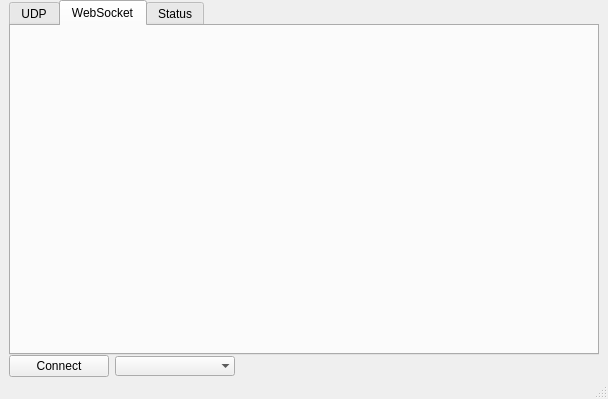
<?xml version="1.0" encoding="UTF-8"?>
<ui version="4.0">
 <class>MainWindow</class>
 <widget class="QMainWindow" name="MainWindow">
  <property name="geometry">
   <rect>
    <x>0</x>
    <y>0</y>
    <width>504</width>
    <height>399</height>
   </rect>
  </property>
  <property name="windowTitle">
   <string>MainWindow</string>
  </property>
  <widget class="QWidget" name="centralwidget">
   <layout class="QVBoxLayout" name="verticalLayout_3">
    <property name="spacing">
     <number>0</number>
    </property>
    <property name="topMargin">
     <number>0</number>
    </property>
    <property name="bottomMargin">
     <number>0</number>
    </property>
    <item>
     <widget class="TabHolder" name="tabs">
      <property name="tabShape">
       <enum>QTabWidget::Rounded</enum>
      </property>
      <property name="currentIndex">
       <number>1</number>
      </property>
      <property name="elideMode">
       <enum>Qt::ElideRight</enum>
      </property>
      <property name="usesScrollButtons">
       <bool>false</bool>
      </property>
      <widget class="QWidget" name="udpTab">
       <attribute name="title">
        <string>UDP</string>
       </attribute>
       <layout class="QVBoxLayout" name="verticalLayout">
        <property name="leftMargin">
         <number>0</number>
        </property>
        <property name="topMargin">
         <number>0</number>
        </property>
        <property name="rightMargin">
         <number>0</number>
        </property>
        <property name="bottomMargin">
         <number>0</number>
        </property>
        <item>
         <widget class="UDPTab" name="udp" native="true"/>
        </item>
       </layout>
      </widget>
      <widget class="QWidget" name="webSocketTab">
       <attribute name="title">
        <string>WebSocket</string>
       </attribute>
       <layout class="QVBoxLayout" name="verticalLayout_2">
        <property name="spacing">
         <number>0</number>
        </property>
        <property name="leftMargin">
         <number>0</number>
        </property>
        <property name="topMargin">
         <number>0</number>
        </property>
        <property name="rightMargin">
         <number>0</number>
        </property>
        <property name="bottomMargin">
         <number>0</number>
        </property>
        <item>
         <widget class="WSTab" name="webSocket" native="true"/>
        </item>
       </layout>
      </widget>
      <widget class="QWidget" name="status">
       <attribute name="title">
        <string>Status</string>
       </attribute>
       <layout class="QGridLayout" name="gridLayout_3">
        <item row="0" column="0">
         <widget class="QGroupBox" name="hubGroup">
          <property name="maximumSize">
           <size>
            <width>300</width>
            <height>16777215</height>
           </size>
          </property>
          <property name="font">
           <font>
            <pointsize>34</pointsize>
           </font>
          </property>
          <property name="title">
           <string>Hub Status</string>
          </property>
          <layout class="QGridLayout" name="hubGroupLayout">
           <item row="0" column="0">
            <widget class="QLabel" name="hubSerialLabel">
             <property name="font">
              <font>
               <pointsize>24</pointsize>
              </font>
             </property>
             <property name="text">
              <string>Serial:</string>
             </property>
            </widget>
           </item>
           <item row="2" column="0">
            <widget class="QLabel" name="hubUptimeLabel">
             <property name="font">
              <font>
               <pointsize>24</pointsize>
              </font>
             </property>
             <property name="text">
              <string>Uptime:</string>
             </property>
            </widget>
           </item>
           <item row="2" column="1">
            <widget class="QLabel" name="hubUptime">
             <property name="font">
              <font>
               <pointsize>24</pointsize>
              </font>
             </property>
             <property name="text">
              <string/>
             </property>
             <property name="measurement" stdset="0">
              <string/>
             </property>
            </widget>
           </item>
           <item row="1" column="1">
            <widget class="QLabel" name="hubFirmware">
             <property name="font">
              <font>
               <pointsize>24</pointsize>
              </font>
             </property>
             <property name="text">
              <string/>
             </property>
             <property name="measurement" stdset="0">
              <string/>
             </property>
            </widget>
           </item>
           <item row="0" column="1">
            <widget class="QLabel" name="hubSerial">
             <property name="font">
              <font>
               <pointsize>24</pointsize>
              </font>
             </property>
             <property name="text">
              <string/>
             </property>
             <property name="measurement" stdset="0">
              <string/>
             </property>
            </widget>
           </item>
           <item row="1" column="0">
            <widget class="QLabel" name="hubFirmwareLabel">
             <property name="font">
              <font>
               <pointsize>24</pointsize>
              </font>
             </property>
             <property name="text">
              <string>Firmware:</string>
             </property>
            </widget>
           </item>
          </layout>
         </widget>
        </item>
        <item row="0" column="1">
         <widget class="QGroupBox" name="deviceGroup">
          <property name="maximumSize">
           <size>
            <width>300</width>
            <height>16777215</height>
           </size>
          </property>
          <property name="font">
           <font>
            <pointsize>34</pointsize>
           </font>
          </property>
          <property name="title">
           <string>Device Status</string>
          </property>
          <layout class="QGridLayout" name="deviceGridLayout">
           <item row="0" column="1">
            <widget class="QLabel" name="deviceSerial">
             <property name="font">
              <font>
               <pointsize>24</pointsize>
              </font>
             </property>
             <property name="text">
              <string/>
             </property>
             <property name="measurement" stdset="0">
              <string/>
             </property>
            </widget>
           </item>
           <item row="1" column="1">
            <widget class="QLabel" name="deviceFirmware">
             <property name="font">
              <font>
               <pointsize>24</pointsize>
              </font>
             </property>
             <property name="text">
              <string/>
             </property>
             <property name="measurement" stdset="0">
              <string/>
             </property>
            </widget>
           </item>
           <item row="1" column="0">
            <widget class="QLabel" name="deviceFirmwareLabel">
             <property name="font">
              <font>
               <pointsize>24</pointsize>
              </font>
             </property>
             <property name="text">
              <string>Firmware:</string>
             </property>
            </widget>
           </item>
           <item row="0" column="0">
            <widget class="QLabel" name="deviceSerialLabel">
             <property name="font">
              <font>
               <pointsize>24</pointsize>
              </font>
             </property>
             <property name="text">
              <string>Serial:</string>
             </property>
            </widget>
           </item>
           <item row="3" column="0">
            <widget class="QLabel" name="deviceSensorsLabel">
             <property name="font">
              <font>
               <pointsize>24</pointsize>
              </font>
             </property>
             <property name="text">
              <string>Sensors:</string>
             </property>
            </widget>
           </item>
           <item row="3" column="1">
            <widget class="QLabel" name="deviceSensors">
             <property name="font">
              <font>
               <pointsize>24</pointsize>
              </font>
             </property>
             <property name="text">
              <string/>
             </property>
             <property name="measurement" stdset="0">
              <string/>
             </property>
            </widget>
           </item>
           <item row="2" column="0">
            <widget class="QLabel" name="deviceUptimeLabel">
             <property name="font">
              <font>
               <pointsize>24</pointsize>
              </font>
             </property>
             <property name="text">
              <string>Uptime:</string>
             </property>
            </widget>
           </item>
           <item row="2" column="1">
            <widget class="QLabel" name="deviceUptime">
             <property name="font">
              <font>
               <pointsize>24</pointsize>
              </font>
             </property>
             <property name="text">
              <string/>
             </property>
             <property name="measurement" stdset="0">
              <string/>
             </property>
            </widget>
           </item>
           <item row="4" column="0">
            <widget class="QLabel" name="deviceBatteryLabel">
             <property name="font">
              <font>
               <pointsize>24</pointsize>
              </font>
             </property>
             <property name="text">
              <string>Battery:</string>
             </property>
            </widget>
           </item>
           <item row="4" column="1">
            <widget class="QLabel" name="deviceBattery">
             <property name="font">
              <font>
               <pointsize>24</pointsize>
              </font>
             </property>
             <property name="text">
              <string/>
             </property>
             <property name="measurement" stdset="0">
              <string/>
             </property>
            </widget>
           </item>
          </layout>
         </widget>
        </item>
       </layout>
      </widget>
     </widget>
    </item>
    <item>
     <widget class="QFrame" name="frame">
      <property name="sizePolicy">
       <sizepolicy hsizetype="Preferred" vsizetype="Minimum">
        <horstretch>0</horstretch>
        <verstretch>0</verstretch>
       </sizepolicy>
      </property>
      <property name="frameShadow">
       <enum>QFrame::Plain</enum>
      </property>
      <property name="lineWidth">
       <number>0</number>
      </property>
      <layout class="QGridLayout" name="gridLayout">
       <property name="leftMargin">
        <number>0</number>
       </property>
       <property name="topMargin">
        <number>0</number>
       </property>
       <property name="rightMargin">
        <number>0</number>
       </property>
       <property name="bottomMargin">
        <number>0</number>
       </property>
       <item row="0" column="1" rowspan="2" colspan="2">
        <widget class="QComboBox" name="stationSelection">
         <property name="maximumSize">
          <size>
           <width>120</width>
           <height>16777215</height>
          </size>
         </property>
         <property name="currentText">
          <string notr="true"/>
         </property>
         <property name="frame">
          <bool>false</bool>
         </property>
        </widget>
       </item>
       <item row="0" column="0" rowspan="2">
        <widget class="connectionToggle" name="connectionToggle">
         <property name="maximumSize">
          <size>
           <width>100</width>
           <height>16777215</height>
          </size>
         </property>
         <property name="text">
          <string>Connect</string>
         </property>
        </widget>
       </item>
      </layout>
     </widget>
    </item>
   </layout>
  </widget>
  <widget class="QMenuBar" name="menubar">
   <property name="geometry">
    <rect>
     <x>0</x>
     <y>0</y>
     <width>504</width>
     <height>24</height>
    </rect>
   </property>
  </widget>
  <widget class="QStatusBar" name="statusbar"/>
 </widget>
 <customwidgets>
  <customwidget>
   <class>TabHolder</class>
   <extends>QTabWidget</extends>
   <header>ui/socketsUI</header>
   <container>1</container>
   <slots>
    <signal>tabSignal(Tab)</signal>
    <slot>sendTab(int)</slot>
   </slots>
  </customwidget>
  <customwidget>
   <class>WSTab</class>
   <extends>QWidget</extends>
   <header>ui/socketsUI</header>
   <container>1</container>
   <slots>
    <signal>connectionSignal(bool)</signal>
    <slot>setStation(QString)</slot>
   </slots>
  </customwidget>
  <customwidget>
   <class>UDPTab</class>
   <extends>QWidget</extends>
   <header>ui/socketsUI</header>
   <container>1</container>
   <slots>
    <signal>connectionSignal(bool)</signal>
   </slots>
  </customwidget>
  <customwidget>
   <class>connectionToggle</class>
   <extends>QPushButton</extends>
   <header>ui/connectionToggle</header>
   <slots>
    <slot>changeChildTab(Tab)</slot>
    <slot>buttonClicked(bool)</slot>
    <slot>refreshText(bool)</slot>
   </slots>
  </customwidget>
 </customwidgets>
 <tabstops>
  <tabstop>connectionToggle</tabstop>
  <tabstop>stationSelection</tabstop>
  <tabstop>tabs</tabstop>
 </tabstops>
 <resources/>
 <connections>
  <connection>
   <sender>tabs</sender>
   <signal>currentChanged(int)</signal>
   <receiver>tabs</receiver>
   <slot>sendTab(int)</slot>
   <hints>
    <hint type="sourcelabel">
     <x>251</x>
     <y>178</y>
    </hint>
    <hint type="destinationlabel">
     <x>251</x>
     <y>178</y>
    </hint>
   </hints>
  </connection>
  <connection>
   <sender>tabs</sender>
   <signal>tabSignal(Tab)</signal>
   <receiver>connectionToggle</receiver>
   <slot>changeChildTab(Tab)</slot>
   <hints>
    <hint type="sourcelabel">
     <x>251</x>
     <y>178</y>
    </hint>
    <hint type="destinationlabel">
     <x>61</x>
     <y>352</y>
    </hint>
   </hints>
  </connection>
  <connection>
   <sender>connectionToggle</sender>
   <signal>clicked(bool)</signal>
   <receiver>connectionToggle</receiver>
   <slot>buttonClicked(bool)</slot>
   <hints>
    <hint type="sourcelabel">
     <x>61</x>
     <y>352</y>
    </hint>
    <hint type="destinationlabel">
     <x>61</x>
     <y>352</y>
    </hint>
   </hints>
  </connection>
  <connection>
   <sender>udp</sender>
   <signal>connectionSignal(bool)</signal>
   <receiver>connectionToggle</receiver>
   <slot>refreshText(bool)</slot>
   <hints>
    <hint type="sourcelabel">
     <x>251</x>
     <y>190</y>
    </hint>
    <hint type="destinationlabel">
     <x>61</x>
     <y>352</y>
    </hint>
   </hints>
  </connection>
  <connection>
   <sender>webSocket</sender>
   <signal>connectionSignal(bool)</signal>
   <receiver>connectionToggle</receiver>
   <slot>refreshText(bool)</slot>
   <hints>
    <hint type="sourcelabel">
     <x>251</x>
     <y>190</y>
    </hint>
    <hint type="destinationlabel">
     <x>61</x>
     <y>352</y>
    </hint>
   </hints>
  </connection>
  <connection>
   <sender>stationSelection</sender>
   <signal>currentTextChanged(QString)</signal>
   <receiver>webSocket</receiver>
   <slot>setStation(QString)</slot>
   <hints>
    <hint type="sourcelabel">
     <x>182</x>
     <y>351</y>
    </hint>
    <hint type="destinationlabel">
     <x>251</x>
     <y>190</y>
    </hint>
   </hints>
  </connection>
 </connections>
</ui>
